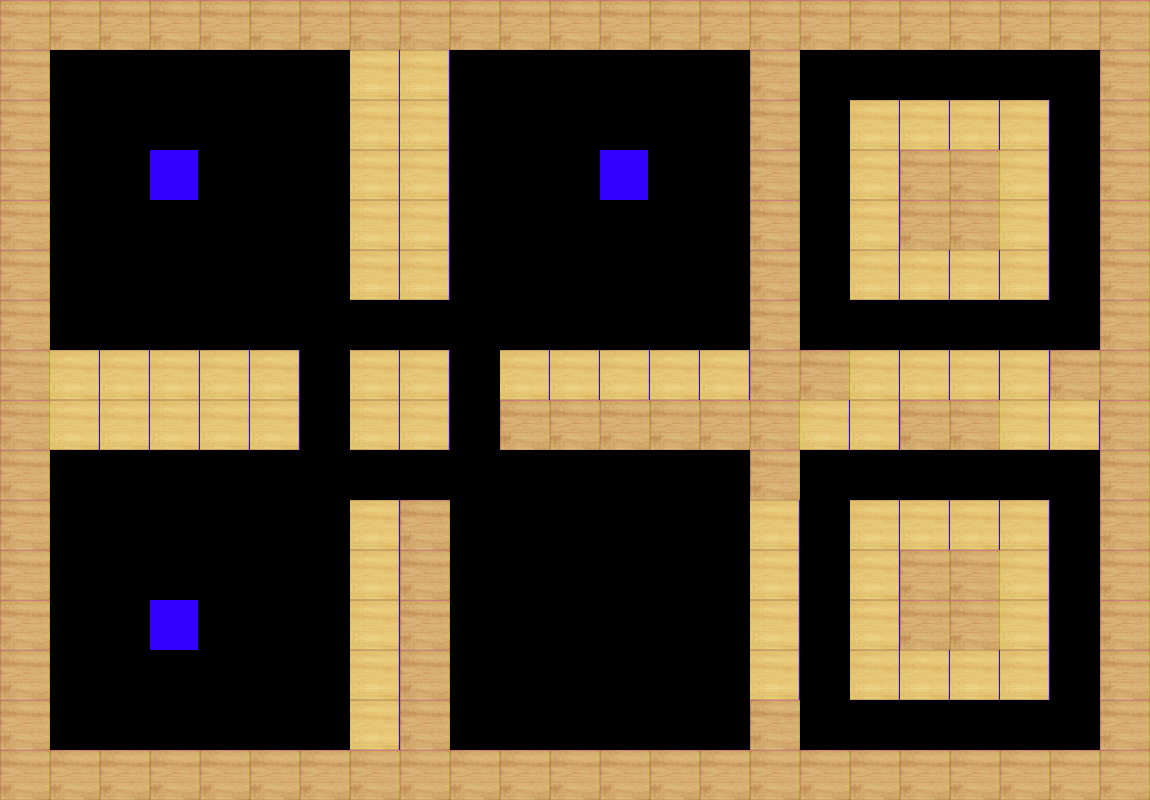

A level layout from a 2D game, rendered from its tile map. Below: a short description, then the map file with its tile-grid data intact:
An orthogonal 23x16 tile map with 50x50 px tiles, 1 tile layer (Calque de Tuiles 1).

<map version="1.10" tiledversion="1.11.0" orientation="orthogonal" renderorder="right-down" width="23" height="16" tilewidth="50" tileheight="50" infinite="0" nextlayerid="2" nextobjectid="1">
 <editorsettings>
  <export target="3Joueurs-Niveau1.json" format="json" />
 </editorsettings>
 <tileset firstgid="1" source="wii tanks.tsx" />
 <layer id="1" name="Calque de Tuiles 1" width="23" height="16">
  <data encoding="csv">
1,1,1,1,1,1,1,1,1,1,1,1,1,1,1,1,1,1,1,1,1,1,1,
1,10,10,10,10,10,10,2,2,10,10,10,10,10,10,1,10,10,10,10,10,10,1,
1,10,10,10,10,10,10,2,2,10,10,10,10,10,10,1,10,2,2,2,2,10,1,
1,10,10,3,10,10,10,2,2,10,10,10,3,10,10,1,10,2,1,1,2,10,1,
1,10,10,10,10,10,10,2,2,10,10,10,10,10,10,1,10,2,1,1,2,10,1,
1,10,10,10,10,10,10,2,2,10,10,10,10,10,10,1,10,2,2,2,2,10,1,
1,10,10,10,10,10,10,10,10,10,10,10,10,10,10,1,10,10,10,10,10,10,1,
1,2,2,2,2,2,10,2,2,10,2,2,2,2,2,1,1,2,2,2,2,1,1,
1,2,2,2,2,2,10,2,2,10,1,1,1,1,1,1,2,2,1,1,2,2,1,
1,10,10,10,10,10,10,10,10,10,10,10,10,10,10,1,10,10,10,10,10,10,1,
1,10,10,10,10,10,10,2,1,10,10,10,10,10,10,2,10,2,2,2,2,10,1,
1,10,10,10,10,10,10,2,1,10,10,10,10,10,10,2,10,2,1,1,2,10,1,
1,10,10,3,10,10,10,2,1,10,10,10,10,10,10,2,10,2,1,1,2,10,1,
1,10,10,10,10,10,10,2,1,10,10,10,10,10,10,2,10,2,2,2,2,10,1,
1,10,10,10,10,10,10,2,1,10,10,10,10,10,10,1,10,10,10,10,10,10,1,
1,1,1,1,1,1,1,1,1,1,1,1,1,1,1,1,1,1,1,1,1,1,1
</data>
 </layer>
</map>
